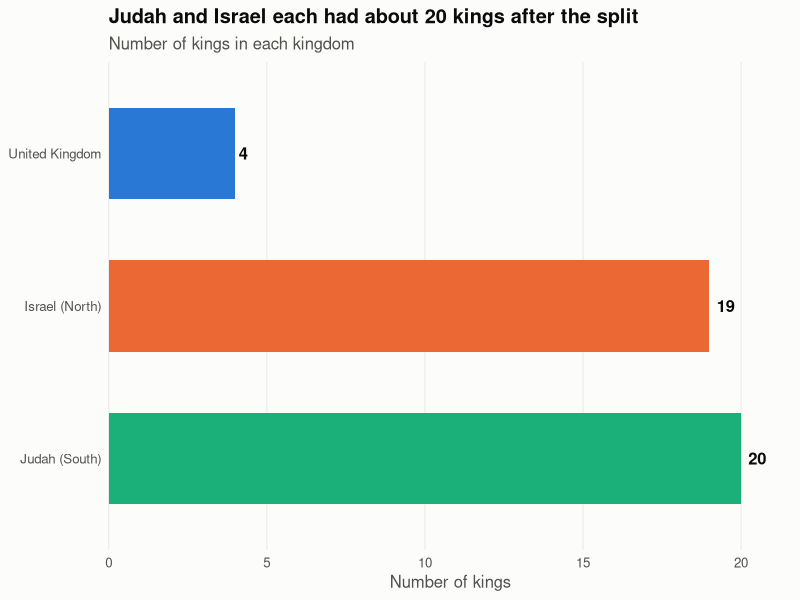
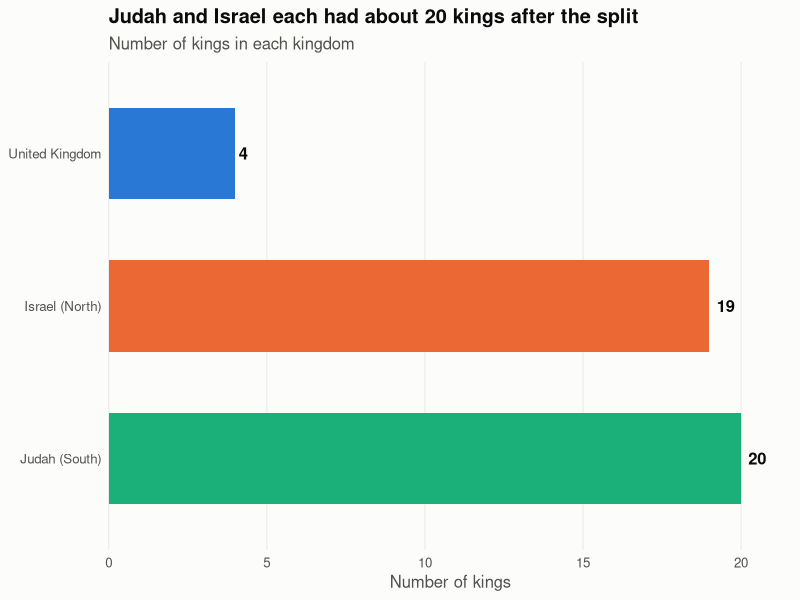

Reproduce these figures in R, in order.
library(tidyverse)

#### loading the data set ##########
Monarchs <- read_csv("IsraelMonarchs_v2.csv")

#### counting kings per kingdom ##########
kingdom_cols <- c("United Kingdom" = "#2a78d6",
                  "Israel (North)" = "#eb6834",
                  "Judah (South)"  = "#1baf7a")

kingdom_counts <- Monarchs %>%
  mutate(Kingdom = recode(Kingdom,
                          "United Kingdom of Israel"   = "United Kingdom",
                          "Northern Kingdom of Israel" = "Israel (North)",
                          "Southern Kingdom (Judah)"   = "Judah (South)"),
         Kingdom = factor(Kingdom, levels = rev(names(kingdom_cols)))) %>%
  count(Kingdom)

#### chart ##########
kingdom_chart <- ggplot(kingdom_counts, aes(x = n, y = Kingdom, fill = Kingdom)) +
  geom_col(width = 0.6) +
  geom_text(aes(label = n), hjust = -0.4, colour = "#0b0b0b",
            size = 4.2, fontface = "bold") +
  scale_fill_manual(values = kingdom_cols, guide = "none") +
  scale_x_continuous(expand = expansion(mult = c(0, 0.08))) +
  labs(title = "Judah and Israel each had about 20 kings after the split",
       subtitle = "Number of kings in each kingdom",
       x = "Number of kings", y = NULL) +
  theme_minimal(base_size = 12) +
  theme(plot.background    = element_rect(fill = "#fcfcfb", colour = NA),
        panel.grid.major.y = element_blank(),
        panel.grid.minor   = element_blank(),
        panel.grid.major.x = element_line(colour = "#e6e5e1", linewidth = 0.3),
        plot.title         = element_text(face = "bold", colour = "#0b0b0b"),
        plot.subtitle      = element_text(colour = "#52514e"),
        axis.text          = element_text(colour = "#52514e"),
        axis.title.x       = element_text(colour = "#52514e"))

kingdom_chart

ggsave("Kings_by_kingdom.png", kingdom_chart, width = 8, height = 3.5, dpi = 200)
